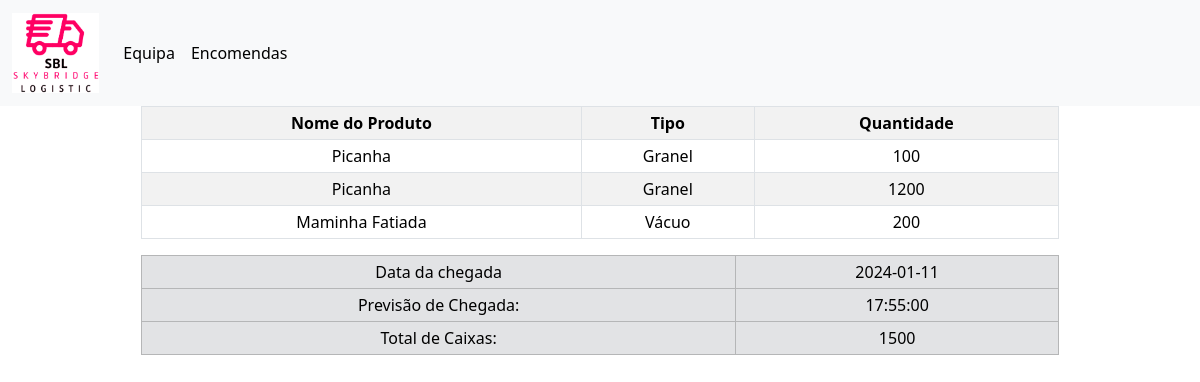
The app's page /php/qualidade/encomendas/visualiza_encomenda.php?idEncomenda=1 with its own data.
### tables this page shows
CREATE TABLE `detalhes_encomenda` (
  `idDetalheEncomenda` int NOT NULL AUTO_INCREMENT,
  `idEncomenda` int DEFAULT NULL,
  `idProduto` int DEFAULT NULL,
  `quantidade` int DEFAULT NULL,
  PRIMARY KEY (`idDetalheEncomenda`),
  KEY `idEncomenda` (`idEncomenda`),
  KEY `idProduto` (`idProduto`),
  CONSTRAINT `detalhes_encomenda_ibfk_1` FOREIGN KEY (`idEncomenda`) REFERENCES `encomendas` (`idEncomenda`),
  CONSTRAINT `detalhes_encomenda_ibfk_2` FOREIGN KEY (`idProduto`) REFERENCES `produtos` (`idProduto`)
);

CREATE TABLE `produtos` (
  `idProduto` int NOT NULL AUTO_INCREMENT,
  `nome` varchar(50) NOT NULL,
  `tipoProduto` varchar(50) NOT NULL,
  `tipoAnimal` varchar(50) NOT NULL,
  PRIMARY KEY (`idProduto`)
);

CREATE TABLE `encomendas` (
  `idEncomenda` int NOT NULL AUTO_INCREMENT,
  `idFornecedor` int DEFAULT NULL,
  `dataEncomenda` date DEFAULT NULL,
  `horaChegada` time DEFAULT NULL,
  PRIMARY KEY (`idEncomenda`),
  KEY `idFornecedor` (`idFornecedor`),
  CONSTRAINT `encomendas_ibfk_1` FOREIGN KEY (`idFornecedor`) REFERENCES `fornecedores` (`idFornecedor`)
);

### php/ligaBD.php (called while the page is built, shortened)
<?php
function liga()
{
    $servername = 'localhost';
    $user = 'root';
    $pass = 'admin';
    $bd = 'projeto_programacao';
    $liga = mysqli_connect($servername, $user, $pass, $bd);
    if ($liga) {
        return $liga;
    } else {
        echo "<script>alert('Erro ao tentar ligar à base de dados!')</script>";
        return null;
    }
}
function mostraDados($query)
{
    $liga = liga();
    return $resultado = mysqli_query($liga, $query);
}

### php/qualidade/encomendas/visualiza_encomenda.php (the view)
<?php
$idEncomenda = (!empty($_GET['idEncomenda'])) ? intval($_GET['idEncomenda']) : 0;
 include 'cabecalho_econmenda_qualidade.php';
?>
<body>
    <div class="row justify-content-center">
        <table
            class="table table-responsive table-striped table-hover table-bordered table-sm align-middle text-center  w-75">
            <tr>
                <th>Nome do Produto</th>
                <th>Tipo</th>
                <th>Quantidade</th>
            </tr>
            <?php
            include '../../ligaBD.php';
            $quantCaixa = 0;
             $sqlVerificacaoProdutos = "SELECT COUNT(*) AS total FROM detalhes_encomenda WHERE idEncomenda = '$idEncomenda'";
             $resultadoVerificacao = mostraDados($sqlVerificacaoProdutos);
            $row = mysqli_fetch_assoc($resultadoVerificacao);
            $total = $row['total'];
            if ($total > 0) {
            $query = "SELECT detalhes_encomenda.*, produtos.nome
                    AS
                        nome_produto,
                        produtos.tipoProduto,
                        encomendas.dataEncomenda,
                        encomendas.horaChegada
                    FROM
                        detalhes_encomenda
                    JOIN
                        produtos ON detalhes_encomenda.idProduto = produtos.idProduto
                    JOIN
                        encomendas ON detalhes_encomenda.idEncomenda = encomendas.idEncomenda
                    WHERE
                        detalhes_encomenda.idEncomenda = $idEncomenda";
            $sql_query = mostraDados($query) or die("Falha na execução do código SQL");
            while ($rows = mysqli_fetch_assoc($sql_query)) {
                echo "<tr>
                        <td>" . $rows['nome_produto'] . "</td>
                        <td>" . $rows['tipoProduto'] . "</td>
                        <td>" . $rows['quantidade'] . "</td>
                      </tr>";
                     $horaChegada = $rows['horaChegada'];
                     $dataEncomenda = $rows['dataEncomenda'];
                     $quantCaixa += $rows['quantidade'];
            }
        }else{
            echo "<script>alert('Não tem produto cadastrado na encomenda.')</script>";
            echo "<script>window.location='home_encomendas.php';</script>";
            exit();
        }
            ?>
        </table>
        <table class="table table-responsive  table-bordered table-sm align-middle text-center table-secondary w-75">
            <tr>
                <td>Data da chegada</td>
                <td><?php echo"$dataEncomenda" ?></td>
            </tr>
            <tr>
                <td>Previsão de Chegada:</td>
                <td><?php echo"$horaChegada" ?></td>
            </tr>
            <tr>
                <td>Total de Caixas:</td>
                <td><?php echo"$quantCaixa" ?></td>
            </tr>
        </table>
</body>
</html>

### records on screen
detalhes_encomenda: idProduto.nome "Picanha", idProduto.tipoProduto "Granel", quantidade "100"
detalhes_encomenda: idProduto.nome "Picanha", idProduto.tipoProduto "Granel", quantidade "1200"
detalhes_encomenda: idProduto.nome "Maminha Fatiada", idProduto.tipoProduto "Vácuo", quantidade "200"
encomendas: dataEncomenda "2024-01-11", horaChegada "17:55:00"

### other values on screen
$quantCaixa "1500"
